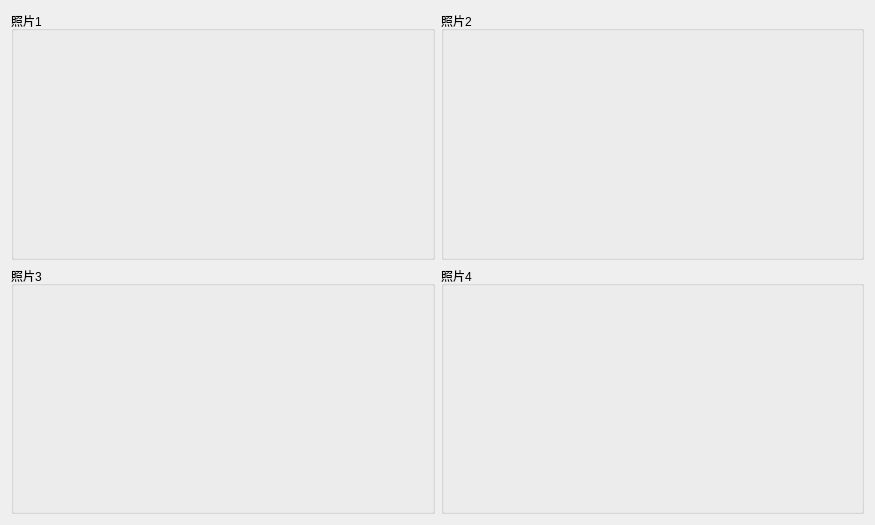
<?xml version="1.0" encoding="UTF-8"?>
<ui version="4.0">
 <class>CameraForm</class>
 <widget class="QWidget" name="CameraForm">
  <property name="geometry">
   <rect>
    <x>0</x>
    <y>0</y>
    <width>875</width>
    <height>525</height>
   </rect>
  </property>
  <property name="windowTitle">
   <string>Form</string>
  </property>
  <layout class="QGridLayout" name="gridLayout">
   <item row="0" column="0">
    <widget class="QGroupBox" name="groupBox">
     <property name="styleSheet">
      <string notr="true">image: url(:/image/images/test2.jpg);</string>
     </property>
     <property name="title">
      <string>照片1</string>
     </property>
     <property name="flat">
      <bool>false</bool>
     </property>
    </widget>
   </item>
   <item row="0" column="1">
    <widget class="QGroupBox" name="groupBox_2">
     <property name="styleSheet">
      <string notr="true">image: url(:/image/images/test2.jpg);</string>
     </property>
     <property name="title">
      <string>照片2</string>
     </property>
    </widget>
   </item>
   <item row="1" column="0">
    <widget class="QGroupBox" name="groupBox_3">
     <property name="title">
      <string>照片3</string>
     </property>
    </widget>
   </item>
   <item row="1" column="1">
    <widget class="QGroupBox" name="groupBox_4">
     <property name="title">
      <string>照片4</string>
     </property>
    </widget>
   </item>
  </layout>
 </widget>
 <resources/>
 <connections/>
</ui>
